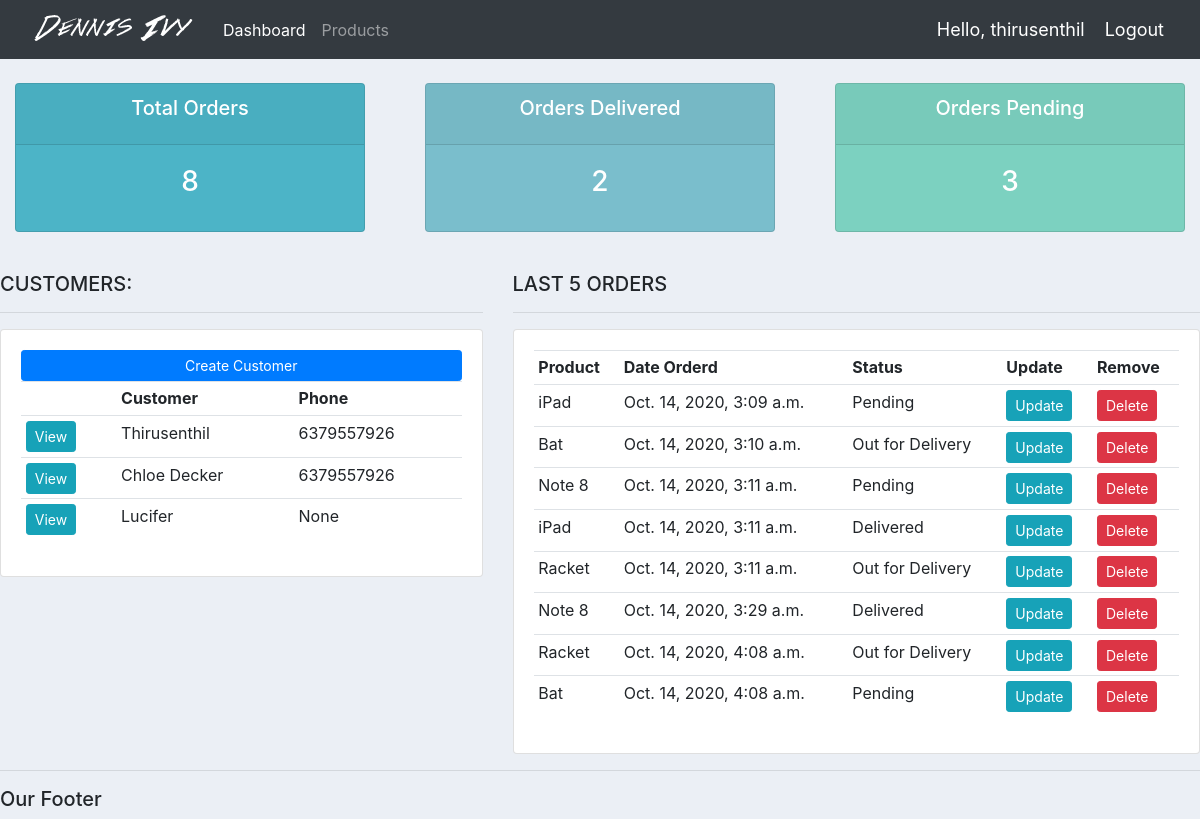
The app's page / (signed in) with its own data.
### accounts/models.py (models this page shows, shortened)
class Customer(models.Model):
    user = models.OneToOneField(User, null=True, on_delete=models.CASCADE, blank=True)
    name = models.CharField(max_length=200, null=True)
    phone = models.CharField(max_length=200, null=True)
    email = models.CharField(max_length=200, null=True)
    date_created = models.DateTimeField(auto_now_add=True, null=True)
    profile_pic = models.ImageField(default="profile1.png", null=True, blank=True)

class Order(models.Model):
    STATUS = (
        ('Pending', 'Pending'),
        ('Out for Delivery', 'Out for Delivery'),
        ('Delivered', 'Delivered')
    )
    customer = models.ForeignKey(Customer, null=True, on_delete=models.SET_NULL)
    product = models.ForeignKey(Product, null=True, on_delete=models.SET_NULL)
    date_created = models.DateTimeField(auto_now_add=True, null=True)
    status = models.CharField(max_length=200, null=True, choices=STATUS)

class Product(models.Model):
    CATEGORY = (
        ('Indoor', 'Indoor'),
        ('Outdoor', 'Outdoor')
    )
    name = models.CharField(max_length=200, null=True)
    price = models.FloatField()
    category = models.CharField(max_length=200, null=True, choices=CATEGORY)
    description =  models.CharField(max_length=200, null=True, blank=True)
    date_created = models.DateTimeField(auto_now_add=True, null=True)
    tag = models.ManyToManyField(Tag)
    def __str__(self):
        return self.name

### accounts/decorators.py (the view)
    def wrapper_func(request, *args, **kwrags):
        group = None
        if request.user.groups.exists():
            group = request.user.groups.all()[0].name
        if group == 'customer':
            return redirect('user-page')
        if group == 'admin':
            return view_func(request, *args, **kwrags)
        else:
            return view_func(request, *args, **kwrags)

### accounts/views.py (called while the page is built)
@login_required(login_url='login')
@admin_only
def home(request):
    orders = Order.objects.all()
    customers = Customer.objects.all()
    total_orders = orders.count()
    delivered = orders.filter(status='Delivered').count()
    pending = orders.filter(status='Pending').count()
    context = {
        'orders': orders,
        'customers': customers,
        'total_orders': total_orders,
        'delivered': delivered,
        'pending': pending,
    }
    return render(request, 'accounts/dashboard.html', context)

### accounts/templates/accounts/dashboard.html
{% extends 'accounts/main.html' %}
{% block content %}
    {% include 'accounts/status.html'%}
    <br>
    <div class="row">
        <div class="col-md-5">
            <h5>CUSTOMERS:</h5>
            <hr>
            <div class="card card-body">
                <a class="btn btn-primary  btn-sm btn-block" href="">Create Customer</a>
                <table class="table table-sm">
                    <tr>
                        <th></th>
                        <th>Customer</th>
                        <th>Phone</th>
                    </tr>
                    {% for i in customers %}
                        <tr>
                            <td><a class="btn btn-sm btn-info" href="{% url 'customer' i.id %}">View</a></td>
                            <td>{{ i.name }}</td>
                            <td>{{ i.phone }}</td>
                        </tr>
                    {% endfor %}
                </table>
            </div>
        </div>
        <div class="col-md-7">
            <h5>LAST 5 ORDERS</h5>
            <hr>
            <div class="card card-body">
                <table class="table table-sm">
                    <tr>
                        <th>Product</th>
                        <th>Date Orderd</th>
                        <th>Status</th>
                        <th>Update</th>
                        <th>Remove</th>
                    </tr>
                    {% for i in orders %}
                    <tr>
                        <td>{{ i.product }}</td>
                        <td>{{ i.date_created }}</td>
                        <td>{{ i.status }}</td>
                        <td><a class="btn btn-sm btn-info" href="{% url 'update_order' i.id %}">Update</a></td>
                        <td><a class="btn btn-sm btn-danger" href="{% url 'delete_order' i.id %}">Delete</a></td>
                    </tr>
                    {% endfor %}
                </table>
            </div>
        </div>
    </div>
{% endblock %}

### accounts/templates/accounts/navbar.html (shortened to what this page needs)
{% load static %}
<nav class="navbar navbar-expand-lg navbar-dark bg-dark">
    <img src="{% static 'images/logo.png' %}" alt="">
    <div class="collapse navbar-collapse" id="navbarNav">
      <ul class="navbar-nav">
        {% if request.user.is_staff %}
            <li class="nav-item active">
            <a class="nav-link" href="#">Dashboard</a>
            </li>
            <li class="nav-item">
            <a class="nav-link" href="#">Products</a>
            </li>
        {% else %}
            <li class="nav-item">
             <a class="nav-link" href="{% url 'account' %}">Settings</a>
           </li>
        {% endif %}
      </ul>
    </div>
    <span class="hello-msg">Hello, {{ request.user }}</span>
    <span><a class="hello-msg" href="{% url 'logout' %}">Logout</a></span>
</nav>

### static/css/main.css (style rules this page uses)
body { background-color: #ebeff5; }

### accounts/templates/accounts/navbar.html (style rules this page uses)
.hello-msg { font-size: 18px; color: white; margin-right: 20px; }

### records on screen
Customer: name "Thirusenthil", phone "6379557926"
Customer: name "Chloe Decker", phone "6379557926"
Customer: name "Lucifer", phone "None"
Order: product "iPad", date_created "Oct. 14, 2020, 3:09 a.m.", status "Pending"
Order: product "Bat", date_created "Oct. 14, 2020, 3:10 a.m.", status "Out for Delivery"
Order: product "Note 8", date_created "Oct. 14, 2020, 3:11 a.m.", status "Pending"
Order: product "iPad", date_created "Oct. 14, 2020, 3:11 a.m.", status "Delivered"
Order: product "Racket", date_created "Oct. 14, 2020, 3:11 a.m.", status "Out for Delivery"
Order: product "Note 8", date_created "Oct. 14, 2020, 3:29 a.m.", status "Delivered"
Order: product "Racket", date_created "Oct. 14, 2020, 4:08 a.m.", status "Out for Delivery"
Order: product "Bat", date_created "Oct. 14, 2020, 4:08 a.m.", status "Pending"

### other values on screen
{{ request.user }} "thirusenthil"
{{ total_orders }} "8"
{{ delivered }} "2"
{{ pending }} "3"
